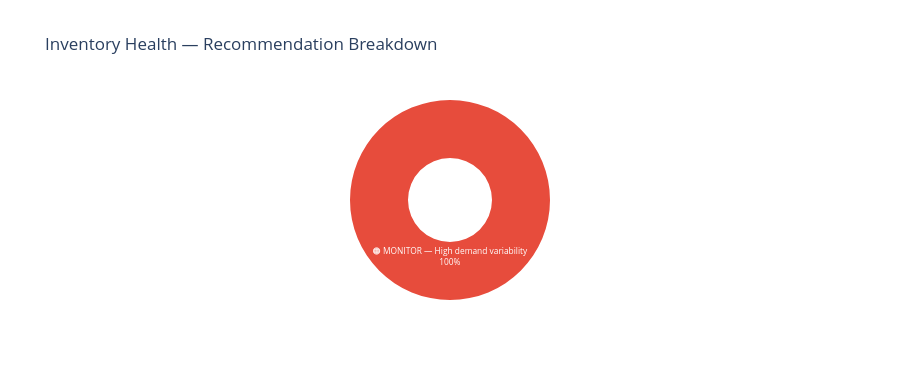

Notebook code cell kept with this figure:
### Code cell
# Cell 15 — Recommendation Summary
reco_counts = item_stats['recommendation'].value_counts()

fig = px.pie(values=reco_counts.values,
             names=reco_counts.index,
             title='Inventory Health — Recommendation Breakdown',
             hole=0.42,
             color_discrete_sequence=['#e74c3c','#f39c12','#e67e22','#3498db','#1a936f'])
fig.update_traces(textposition='inside', textinfo='percent+label', textfont_size=11)
fig.update_layout(height=380, showlegend=False,
                  paper_bgcolor='rgba(0,0,0,0)', plot_bgcolor='rgba(0,0,0,0)')
fig.show()

### Figure 1 — Plotly figure (JSON) as saved in the notebook; plotly's stock layout.template omitted (floating-point values rounded to 4 significant figures)
{"data": [{"domain": {"x": [0, 1], "y": [0, 1]}, "hole": 0.42, "hovertemplate": "label=%{label}<br>value=%{value}<extra></extra>", "labels": ["🟠 MONITOR — High demand variability"], "legendgroup": "", "name": "", "showlegend": true, "textfont": {"size": 11}, "textinfo": "percent+label", "textposition": "inside", "type": "pie", "values": [50]}], "layout": {"height": 380, "legend": {"tracegroupgap": 0}, "paper_bgcolor": "rgba(0,0,0,0)", "piecolorway": ["#e74c3c", "#f39c12", "#e67e22", "#3498db", "#1a936f"], "plot_bgcolor": "rgba(0,0,0,0)", "showlegend": false, "title": {"text": "Inventory Health — Recommendation Breakdown"}}}
